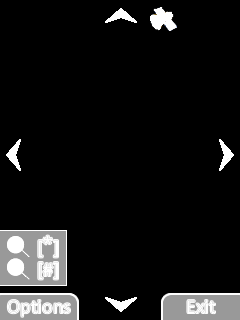
#> input picture MaraudersMapMobile/bin/resources/mapui1_mask.png, 240 x 320 px
$ python generate1BitImages.py
#> lines starting #> are read from the running program, lines starting #| are printed output that depends on the picture; after the words box and inside, x2 and y2 are one past the last pixel; in counts of white or black regions, pixels touching at a corner belong together
import Image

imageFile = 'mapui1_mask.png'

image = Image.open(imageFile)
#> image is the input picture: PIL image 240x320 RGBA; mean R, G, B, A 23.2, 23.2, 23.2, 255
image.convert('1').save('mapui1_1bit.png')
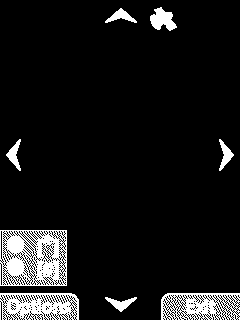
#> saved as mapui1_1bit.png: PIL image 240x320 1; 9.1% white; 8 white regions, largest, box (x1, y1, x2, y2) and area: (0, 230, 67, 286) 2760, (0, 293, 79, 320) 1583, (161, 293, 240, 320) 1468
